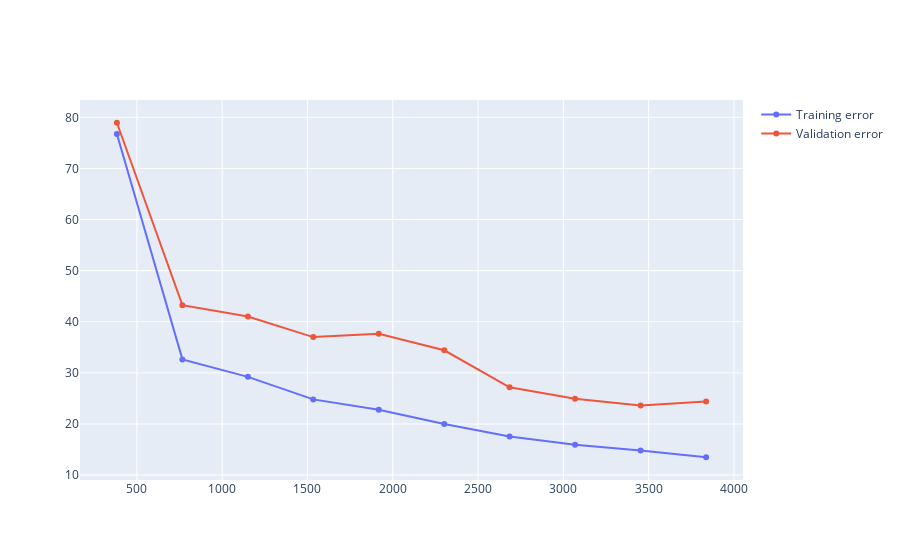

The code cell stored with this chart in its notebook:
### Code cell
import json
import numpy as np
import pandas as pd
from sklearn.model_selection import train_test_split, learning_curve
from sklearn.ensemble import RandomForestRegressor
import plotly.graph_objects as go
from pandarallel import pandarallel
from sklearn.metrics import mean_squared_error

pandarallel.initialize(progress_bar=True)

# Load the JSON file
data = []
with open('clean_trips.json', 'r') as file:
    for line in file:
        data.append(json.loads(line))

df = pd.DataFrame(data)

# Calculate trip time in seconds
df['trip_time'] = df['time']

# Drop rows with missing values (if any)
df.dropna(inplace=True)

# Feature extraction functions
def extract_features(row):
    features = {}
    features['mean_time_gap'] = np.mean(row['time_gap'])
    features['std_time_gap'] = np.std(row['time_gap'])
    features['min_time_gap'] = np.min(row['time_gap'])
    features['max_time_gap'] = np.max(row['time_gap'])
    
    features['mean_lat'] = np.mean(row['lats'])
    features['std_lat'] = np.std(row['lats'])
    features['min_lat'] = np.min(row['lats'])
    features['max_lat'] = np.max(row['lats'])
    
    features['mean_lng'] = np.mean(row['lngs'])
    features['std_lng'] = np.std(row['lngs'])
    features['min_lng'] = np.min(row['lngs'])
    features['max_lng'] = np.max(row['lngs'])
    
    features['mean_dist_gap'] = np.mean(row['dist_gap'])
    features['std_dist_gap'] = np.std(row['dist_gap'])
    features['min_dist_gap'] = np.min(row['dist_gap'])
    features['max_dist_gap'] = np.max(row['dist_gap'])
    
    return pd.Series(features)

# Split the data
X_train, X_test, y_train, y_test = train_test_split(df, df['trip_time'], test_size=0.25, random_state=42)

# Apply feature extraction to each subset
train_features = X_train.apply(extract_features, axis=1)
test_features = X_test.apply(extract_features, axis=1)

# Combine features with other relevant columns
X_train = pd.concat([train_features, X_train[['driverID', 'weekID', 'timeID', 'dateID']]], axis=1)
X_test = pd.concat([test_features, X_test[['driverID', 'weekID', 'timeID', 'dateID']]], axis=1)

# Convert non-numeric columns to numeric or drop them
non_numeric_cols = X_train.select_dtypes(include=['object']).columns
X_train[non_numeric_cols] = X_train[non_numeric_cols].apply(lambda col: pd.factorize(col)[0])
X_test[non_numeric_cols] = X_test[non_numeric_cols].apply(lambda col: pd.factorize(col)[0])

# Ensure all features are numeric
assert X_train.select_dtypes(include=['object']).empty, "There are still non-numeric columns in X_train"
assert X_test.select_dtypes(include=['object']).empty, "There are still non-numeric columns in X_test"

# Recommended initial hyperparameter values
n_estimators = 100
max_depth = None
min_samples_leaf = 1
max_leaf_nodes = None
random_state = 42
criterion = 'squared_error'

# Initialize and train the model with the recommended values
model = RandomForestRegressor(
    n_estimators=n_estimators,
    max_depth=max_depth,
    min_samples_leaf=min_samples_leaf,
    max_leaf_nodes=max_leaf_nodes,
    random_state=random_state,
    criterion=criterion
)

model.fit(X_train, y_train)

# Evaluate the model
y_pred = model.predict(X_test)
rmse = mean_squared_error(y_test, y_pred, squared=False)

print(f'Root Mean Squared Error (RMSE): {rmse}')

train_sizes, train_scores, valid_scores = learning_curve(
    model, X_train, y_train, train_sizes=np.linspace(0.1, 1, 10), cv=5, scoring='neg_root_mean_squared_error')

fig = go.Figure()
fig.add_trace(go.Scatter(x=train_sizes, y=-np.mean(train_scores, axis=1), name='Training error'))
fig.add_trace(go.Scatter(x=train_sizes, y=-np.mean(valid_scores, axis=1), name='Validation error'))
fig.show()

def estimations(test_data, model, feature_names):
    test_data = test_data[feature_names]
    test_data['trip_time_estimate'] = model.predict(test_data)
    test_data['error'] = test_data['trip_time'] - test_data['trip_time_estimate']
    test_data = test_data.query("error < 3600")
    return test_data

# Get the feature names used during training
feature_names = X_train.columns.tolist()

plot_df = estimations(X_test, model, feature_names)

# Assuming plot_graphs and get_metrics are defined elsewhere
plot_graphs(plot_df)
get_metrics(plot_df)

### Figure 1 — Plotly figure (JSON) as saved in the notebook; plotly's stock layout.template omitted (floating-point values rounded to 4 significant figures)
{"data": [{"name": "Training error", "type": "scatter", "x": [383, 767, 1151, 1534, 1918, 2302, 2685, 3069, 3453, 3837], "y": [76.74, 32.64, 29.22, 24.81, 22.77, 20.0, 17.54, 15.93, 14.82, 13.49]}, {"name": "Validation error", "type": "scatter", "x": [383, 767, 1151, 1534, 1918, 2302, 2685, 3069, 3453, 3837], "y": [78.95, 43.24, 41.03, 37.0, 37.66, 34.42, 27.18, 24.93, 23.59, 24.39]}], "layout": {}}
